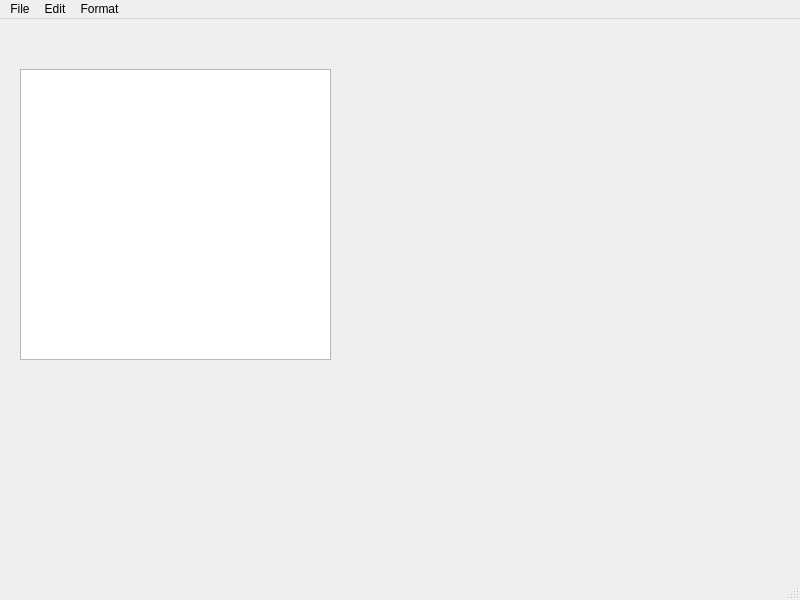
<?xml version="1.0" encoding="UTF-8"?>
<ui version="4.0">
 <class>MainWindow</class>
 <widget class="QMainWindow" name="MainWindow">
  <property name="geometry">
   <rect>
    <x>0</x>
    <y>0</y>
    <width>800</width>
    <height>600</height>
   </rect>
  </property>
  <property name="windowTitle">
   <string>MainWindow</string>
  </property>
  <widget class="QWidget" name="centralwidget">
   <widget class="QWidget" name="verticalLayoutWidget">
    <property name="geometry">
     <rect>
      <x>20</x>
      <y>50</y>
      <width>311</width>
      <height>291</height>
     </rect>
    </property>
    <layout class="QVBoxLayout" name="verticalLayout">
     <item>
      <widget class="QTextEdit" name="textEdit"/>
     </item>
    </layout>
   </widget>
  </widget>
  <widget class="QMenuBar" name="menubar">
   <property name="geometry">
    <rect>
     <x>0</x>
     <y>0</y>
     <width>800</width>
     <height>26</height>
    </rect>
   </property>
   <widget class="QMenu" name="menuFile">
    <property name="title">
     <string>File</string>
    </property>
    <addaction name="actionOpen"/>
    <addaction name="actionNew"/>
    <addaction name="actionSave_As"/>
    <addaction name="actionPrint"/>
    <addaction name="actionExit"/>
   </widget>
   <widget class="QMenu" name="menuEdit">
    <property name="title">
     <string>Edit</string>
    </property>
    <addaction name="actionCopy"/>
    <addaction name="actionPaste"/>
    <addaction name="actionCut"/>
    <addaction name="actionUndo"/>
    <addaction name="actionRedo"/>
    <addaction name="actionZoom_In"/>
    <addaction name="actionZoom_Out"/>
    <addaction name="actionSelect_All"/>
    <addaction name="actionClear_All"/>
   </widget>
   <widget class="QMenu" name="menuFormat">
    <property name="title">
     <string>Format</string>
    </property>
    <widget class="QMenu" name="menuBullets">
     <property name="title">
      <string>Bullets</string>
     </property>
     <addaction name="actionDisc"/>
     <addaction name="separator"/>
     <addaction name="actionCircle"/>
     <addaction name="actionSqure"/>
    </widget>
    <widget class="QMenu" name="menuNumbering">
     <property name="title">
      <string>Numbering</string>
     </property>
     <addaction name="actionArabic"/>
     <addaction name="actionUppercase_Normal"/>
     <addaction name="actionLowercase_Roman"/>
    </widget>
    <addaction name="actionBold"/>
    <addaction name="actionItalic"/>
    <addaction name="actionUnderline"/>
    <addaction name="menuBullets"/>
    <addaction name="menuNumbering"/>
    <addaction name="actionColor"/>
   </widget>
   <addaction name="menuFile"/>
   <addaction name="menuEdit"/>
   <addaction name="menuFormat"/>
  </widget>
  <widget class="QStatusBar" name="statusbar"/>
  <action name="actionOpen">
   <property name="icon">
    <iconset resource="resources.qrc">
     <normaloff>:/imgs/resources/images.png</normaloff>:/imgs/resources/images.png</iconset>
   </property>
   <property name="text">
    <string>Open</string>
   </property>
  </action>
  <action name="actionSave_As">
   <property name="icon">
    <iconset resource="resources.qrc">
     <normaloff>:/imgs/resources/download (2).png</normaloff>:/imgs/resources/download (2).png</iconset>
   </property>
   <property name="text">
    <string>Save As</string>
   </property>
  </action>
  <action name="actionPrint">
   <property name="icon">
    <iconset resource="resources.qrc">
     <normaloff>:/imgs/resources/images (1).png</normaloff>:/imgs/resources/images (1).png</iconset>
   </property>
   <property name="text">
    <string>Print</string>
   </property>
  </action>
  <action name="actionExit">
   <property name="icon">
    <iconset resource="resources.qrc">
     <normaloff>:/imgs/resources/download.jpg</normaloff>
     <normalon>:/imgs/resources/download.jpg</normalon>:/imgs/resources/download.jpg</iconset>
   </property>
   <property name="text">
    <string>Exit</string>
   </property>
  </action>
  <action name="actionCopy">
   <property name="icon">
    <iconset>
     <normaloff>resources/copy q.png</normaloff>
     <normalon>:/imgs/resources/copy q.png</normalon>resources/copy q.png</iconset>
   </property>
   <property name="text">
    <string>Copy</string>
   </property>
  </action>
  <action name="actionPaste">
   <property name="icon">
    <iconset resource="resources.qrc">
     <normaloff>:/imgs/resources/download (4).png</normaloff>:/imgs/resources/download (4).png</iconset>
   </property>
   <property name="text">
    <string>Paste</string>
   </property>
  </action>
  <action name="actionCut">
   <property name="icon">
    <iconset resource="resources.qrc">
     <normaloff>:/imgs/resources/images (2).png</normaloff>:/imgs/resources/images (2).png</iconset>
   </property>
   <property name="text">
    <string>Cut</string>
   </property>
  </action>
  <action name="actionUndo">
   <property name="icon">
    <iconset resource="resources.qrc">
     <normaloff>:/imgs/resources/redo.png</normaloff>:/imgs/resources/redo.png</iconset>
   </property>
   <property name="text">
    <string>Undo</string>
   </property>
  </action>
  <action name="actionRedo">
   <property name="icon">
    <iconset resource="resources.qrc">
     <normaloff>:/imgs/resources/download (3).jpg</normaloff>:/imgs/resources/download (3).jpg</iconset>
   </property>
   <property name="text">
    <string>Redo</string>
   </property>
  </action>
  <action name="actionNew">
   <property name="icon">
    <iconset resource="resources.qrc">
     <normaloff>:/imgs/resources/images.png</normaloff>
     <normalon>:/imgs/resources/images.png</normalon>:/imgs/resources/images.png</iconset>
   </property>
   <property name="text">
    <string>New</string>
   </property>
  </action>
  <action name="actionZoom_In">
   <property name="icon">
    <iconset resource="resources.qrc">
     <normaloff>:/imgs/resources/Zoomin.png</normaloff>:/imgs/resources/Zoomin.png</iconset>
   </property>
   <property name="text">
    <string>Zoom In</string>
   </property>
  </action>
  <action name="actionZoom_Out">
   <property name="icon">
    <iconset resource="resources.qrc">
     <normaloff>:/imgs/resources/zoomout.jpg</normaloff>:/imgs/resources/zoomout.jpg</iconset>
   </property>
   <property name="text">
    <string>Zoom Out</string>
   </property>
  </action>
  <action name="actionSelect_All">
   <property name="icon">
    <iconset>
     <normaloff>resources/selectAll.png</normaloff>
     <normalon>:/imgs/resources/selectAll.png</normalon>resources/selectAll.png</iconset>
   </property>
   <property name="text">
    <string>Select All</string>
   </property>
  </action>
  <action name="actionClear_All">
   <property name="icon">
    <iconset resource="resources.qrc">
     <normaloff>:/imgs/resources/clearAll2.png</normaloff>:/imgs/resources/clearAll2.png</iconset>
   </property>
   <property name="text">
    <string>Clear All</string>
   </property>
  </action>
  <action name="actionBold">
   <property name="icon">
    <iconset resource="resources.qrc">
     <normaloff>:/imgs/resources/bold.png</normaloff>:/imgs/resources/bold.png</iconset>
   </property>
   <property name="text">
    <string>Bold</string>
   </property>
  </action>
  <action name="actionItalic">
   <property name="icon">
    <iconset resource="resources.qrc">
     <normaloff>:/imgs/resources/italic.png</normaloff>:/imgs/resources/italic.png</iconset>
   </property>
   <property name="text">
    <string>Italic</string>
   </property>
  </action>
  <action name="actionUnderline">
   <property name="icon">
    <iconset resource="resources.qrc">
     <normaloff>:/imgs/resources/underline.png</normaloff>:/imgs/resources/underline.png</iconset>
   </property>
   <property name="text">
    <string>Underline</string>
   </property>
  </action>
  <action name="actionDisc">
   <property name="icon">
    <iconset resource="resources.qrc">
     <normaloff>:/imgs/resources/disc.png</normaloff>:/imgs/resources/disc.png</iconset>
   </property>
   <property name="text">
    <string>Disc</string>
   </property>
  </action>
  <action name="actionCircle">
   <property name="icon">
    <iconset resource="resources.qrc">
     <normaloff>:/imgs/resources/circle.png</normaloff>:/imgs/resources/circle.png</iconset>
   </property>
   <property name="text">
    <string>Circle</string>
   </property>
  </action>
  <action name="actionSqure">
   <property name="icon">
    <iconset>
     <normalon>:/imgs/resources/square.png</normalon>
    </iconset>
   </property>
   <property name="text">
    <string>Squre</string>
   </property>
  </action>
  <action name="actionArabic">
   <property name="icon">
    <iconset>
     <normaloff>resources/arabicNum.png</normaloff>
     <normalon>:/imgs/resources/arabicNum.png</normalon>resources/arabicNum.png</iconset>
   </property>
   <property name="text">
    <string>Arabic</string>
   </property>
  </action>
  <action name="actionUppercase_Normal">
   <property name="icon">
    <iconset>
     <normaloff>resources/Uppercaseroman.png</normaloff>
     <normalon>:/imgs/resources/Uppercaseroman.png</normalon>resources/Uppercaseroman.png</iconset>
   </property>
   <property name="text">
    <string>Uppercase Roman</string>
   </property>
  </action>
  <action name="actionLowercase_Roman">
   <property name="icon">
    <iconset>
     <normaloff>resources/Uppercaseroman.png</normaloff>
     <normalon>:/imgs/resources/Uppercaseroman.png</normalon>resources/Uppercaseroman.png</iconset>
   </property>
   <property name="text">
    <string>Lowercase Roman</string>
   </property>
  </action>
  <action name="actionColor">
   <property name="icon">
    <iconset>
     <normalon>:/imgs/resources/color.png</normalon>
    </iconset>
   </property>
   <property name="text">
    <string>Color</string>
   </property>
  </action>
 </widget>
 <resources>
  <include location="resources.qrc"/>
 </resources>
 <connections/>
</ui>
